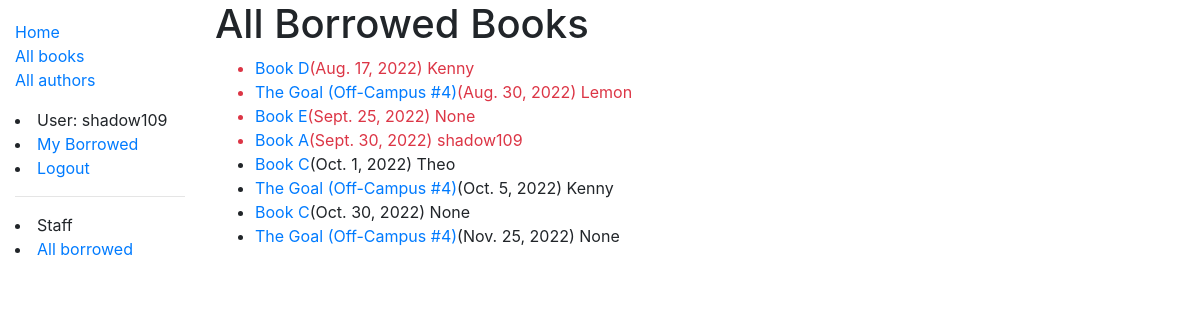
Page /catalog/borrowed/ (signed in) on the committed database.
### catalog/models.py (models this page shows, shortened)
class BookInstance(models.Model):
    id = models.UUIDField(primary_key=True, default=uuid.uuid4, help_text='Unique ID for this particular book across whole library')
    book = models.ForeignKey('Book', on_delete=models.RESTRICT, null=True)
    imprint = models.CharField(max_length=200)
    due_back = models.DateField(null=True, blank=True)
    LOAN_STATUS = (
        ('m', 'Maintenance'),
        ('o', 'On loan'),
        ('a', 'Available'),
        ('r', 'Reserved'),
    )
    status = models.CharField(
        max_length=1,
        choices=LOAN_STATUS,
        blank=True,
        default='m',
        help_text='Book availability',
    )
    borrower = models.ForeignKey(User, on_delete=models.SET_NULL, null=True, blank=True)
    class Meta:
        ordering = ['due_back']
        permissions = (("can_mark_returned", "Set book as returned"),)
    @property
    def is_overdue(self):
        return bool(self.due_back and date.today() > self.due_back)

class Book(models.Model):
    title = models.CharField(max_length=200)
    author = models.ForeignKey('Author', on_delete=models.SET_NULL, null=True)
    summary = models.TextField(max_length=1000, help_text='Enter a brief description of the book')
    isbn = models.CharField('ISBN', max_length=13, unique=True,
                             help_text='13 Character <a href="https://www.isbn-international.org/content/what-isbn">ISBN number</a>')
    genre = models.ManyToManyField(Genre, help_text='Select a genre for this book')
    language = models.ForeignKey('Language', on_delete=models.SET_NULL, null=True)
    def display_genre(self):
        """Create a string for the Genre. This is required to display genre in Admin."""
        return ', '.join(genre.name for genre in self.genre.all()[:3])
    display_genre.short_description = 'Genre'
    class Meta:
        ordering = ['title']

### catalog/views.py (the view)
# urls.py: path('borrowed/', views.LoanedBooksListView.as_view(), name='borrowed-books'),
class LoanedBooksListView(PermissionRequiredMixin, generic.ListView):
    permission_required = 'catalog.can_mark_returned'
    """Generic class-based view listing books on loan to current user."""
    model = BookInstance
    template_name ='catalog/bookinstance_list_borrowers.html'
    paginate_by = 10
    def get_queryset(self):
        return BookInstance.objects.filter(status__exact='o').order_by('due_back')

### catalog/templates/catalog/bookinstance_list_borrowers.html
{% extends "base_generic.html" %}
{% block content %}
    <h1>All Borrowed Books</h1>
    {% if bookinstance_list %}
    <ul>
      {% for bookinst in bookinstance_list %}
      <li class="{% if bookinst.is_overdue %}text-danger{% endif %}">
        <a href="{% url 'book-detail' bookinst.book.pk %}">{{bookinst.book.title}}</a>({{ bookinst.due_back }}) {{ bookinst.borrower }}
      </li>
      {% endfor %}
    </ul>
    {% else %}
      <p>There are no books borrowed.</p>
    {% endif %}
{% endblock %}

### catalog/templates/base_generic.html (shortened to what this page needs)
<!DOCTYPE html>
<html lang="en">
<head>
  <link rel="stylesheet" href="https://cdn.jsdelivr.net/npm/bootstrap@4.3.1/dist/css/bootstrap.min.css">
  {% load static %}
  <link rel="stylesheet" href="{% static 'css/styles.css' %}">
</head>
<body>
  <div class="container-fluid">
    <div class="row">
      <div class="col-sm-2">
      {% block sidebar %}
        <ul class="sidebar-nav">
          <li><a href="{% url 'index' %}">Home</a></li>
          <li><a href="{% url 'books' %}">All books</a></li>
          <li><a href="{% url 'authors' %}">All authors</a></li>
        </ul>
        {% if user.is_authenticated %}
        <li>User: {{ user.get_username }}</li>
        <li><a href="{% url 'my-borrowed' %}">My Borrowed</a></li>
        <li><a href="{% url 'logout'%}?next={{request.path}}">Logout</a></li>
      {% else %}
        <li><a href="{% url 'login'%}?next={{request.path}}">Login</a></li>
      {% endif %}
      {% if perms.catalog.can_mark_returned %}
      <hr>
      <li>Staff</li>
      <li><a href="{% url 'borrowed-books' %}">All borrowed</a></li>
      {% endif %}
     {% endblock %}
      </div>
      <div class="col-sm-10 ">{% block content %}{% endblock %}
      </div>
    </div>
  </div>
</body>
</html>

### rows in the picture
BookInstance: book "Book D", due_back "Aug. 17, 2022", borrower "Kenny"
BookInstance: book "The Goal (Off-Campus #4)", due_back "Aug. 30, 2022", borrower "Lemon"
BookInstance: book "Book E", due_back "Sept. 25, 2022", borrower "None"
BookInstance: book "Book A", due_back "Sept. 30, 2022", borrower "shadow109"
BookInstance: book "Book C", due_back "Oct. 1, 2022", borrower "Theo"
BookInstance: book "The Goal (Off-Campus #4)", due_back "Oct. 5, 2022", borrower "Kenny"
BookInstance: book "Book C", due_back "Oct. 30, 2022", borrower "None"
BookInstance: book "The Goal (Off-Campus #4)", due_back "Nov. 25, 2022", borrower "None"

### other values in the picture
{{ user.get_username }} "shadow109"
